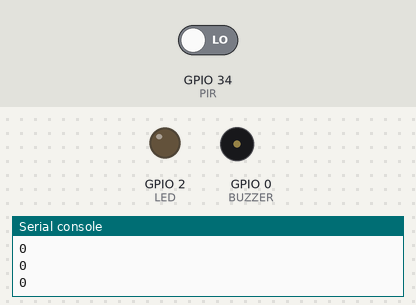
Recording of a program running on a simulated ESP32 board running MicroPython. Parts: output pins drawn as LEDs (lit = HIGH), buzzer (waves = sounding, pin HIGH), the last lines printed to the serial console. Inputs (shaded band) come from the test bench; at power-on: GPIO 34 (PIR) LOW.

Above: at 1.2 s.
1.3 s: GPIO 34 (PIR) driven HIGH
At 1.7 s:
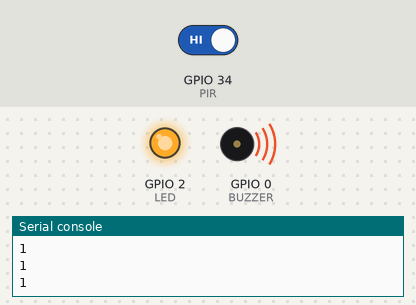
2.8 s: GPIO 34 (PIR) driven LOW
At 4.1 s:
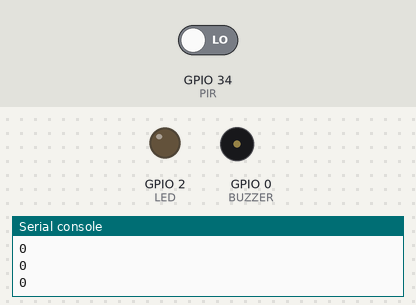
Timing chart, 0 to 5.8 s (numbered marks = the images above; inputs shaded):
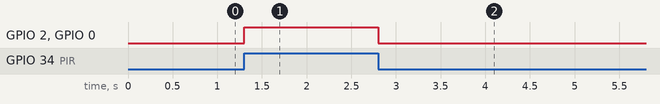

The program:

pir.py
```python
from machine import Pin
from time import sleep

PIR = Pin(34,Pin.IN)
BUZZER = Pin(0,Pin.OUT)
LED = Pin(2,Pin.OUT)


while True:
    print(PIR.value())
    if PIR.value()==True:
        BUZZER.on()
        LED.on()
    else:
        BUZZER.off()
        LED.off()
    sleep(0.1)

# while True:
#     print(PIR.value())
#     if PIR.value()==True:
#         BUZZER.value(True)
#         LED.value(True)
#     else:
#         BUZZER.value(False)
#         LED.value(False)
#     sleep(0.1)
```

Measured:
- after the input at 1.3 s, GPIO 2 (LED), GPIO 0 (BUZZER): LOW → HIGH at once
- after the input at 2.8 s, GPIO 2 (LED), GPIO 0 (BUZZER): HIGH → LOW at once
